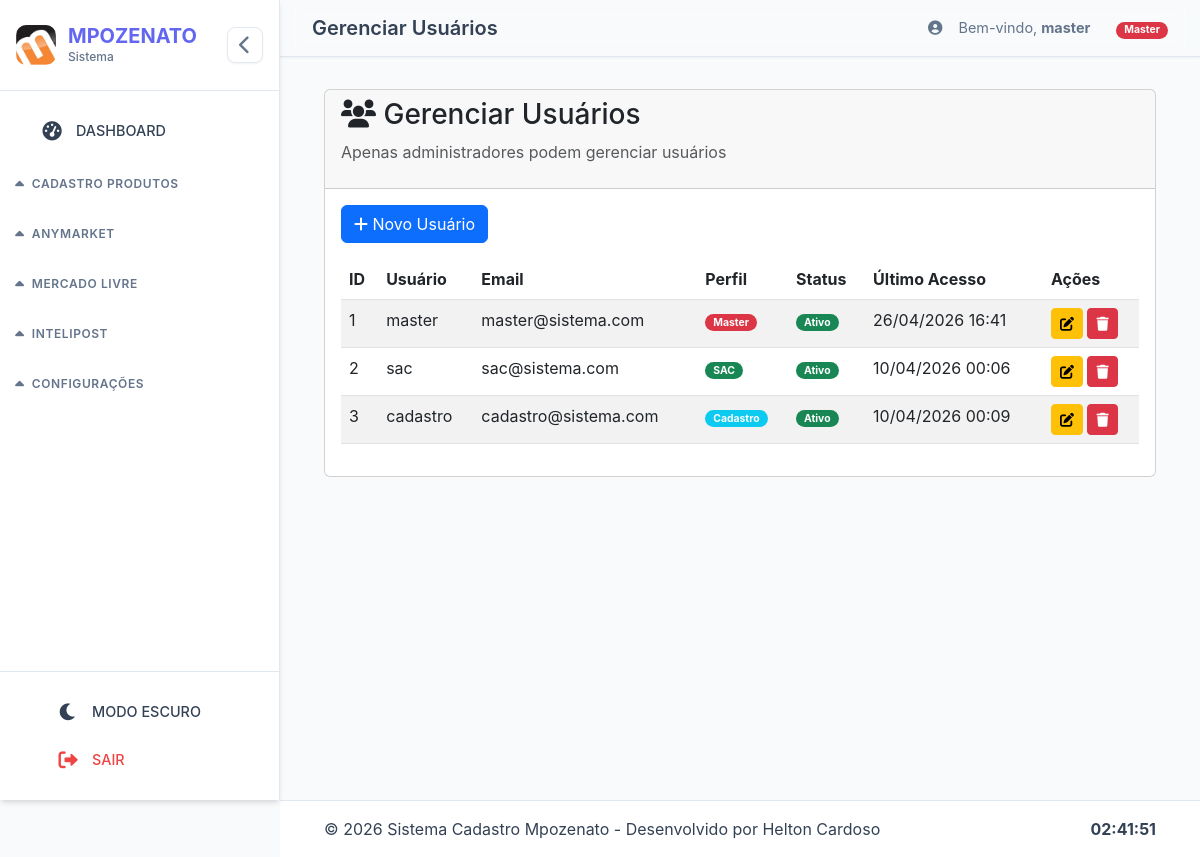
Screenshot of /admin/usuarios (signed in) with the database file from the repository.
### models.py (models this page shows, shortened)
class Usuario(UserMixin, db.Model):
    __tablename__ = 'usuarios'
    id = db.Column(db.Integer, primary_key=True)
    username = db.Column(db.String(80), unique=True, nullable=False)
    email = db.Column(db.String(120), unique=True, nullable=False)
    password_hash = db.Column(db.String(256), nullable=False)
    perfil_id = db.Column(db.Integer, db.ForeignKey('perfis.id'), nullable=False)
    is_active = db.Column(db.Boolean, default=True)
    created_at = db.Column(db.DateTime, default=datetime.utcnow)
    last_login = db.Column(db.DateTime)
    permissoes_extras = db.relationship('Permissao', backref='usuario', lazy=True, cascade='all, delete-orphan')
    @property
    def perfil(self):
        return self.perfil_rel.nome if self.perfil_rel else 'user'
    def is_master(self):
        return self.perfil == 'Master'

class Perfil(db.Model):
    __tablename__ = 'perfis'
    id = db.Column(db.Integer, primary_key=True)
    nome = db.Column(db.String(50), unique=True, nullable=False)  # Master, SAC, Cadastro, Financeiro
    descricao = db.Column(db.String(200))
    is_active = db.Column(db.Boolean, default=True)
    created_at = db.Column(db.DateTime, default=datetime.utcnow)
    usuarios = db.relationship('Usuario', backref='perfil_rel', lazy=True)

### app.py (the view)
@app.route('/admin/usuarios')
@login_required
@master_required
def admin_usuarios():
    usuarios = Usuario.query.all()
    perfis = Perfil.query.all()
    return render_template('admin/usuarios.html', usuarios=usuarios, perfis=perfis, page_title='Gerenciar Usuários')

### app.py (called while the page is built)
@login_manager.user_loader
def load_user(user_id):
    from models import Usuario
    return Usuario.query.get(int(user_id))

def master_required(f):
    @wraps(f)
    def decorated_function(*args, **kwargs):
        if not current_user.is_authenticated:
            flash('Faça login para continuar', 'warning')
            return redirect(url_for('login'))
        if not current_user.is_master():
            flash('Acesso negado. Apenas Master pode acessar.', 'danger')
            return redirect(url_for('home'))
        return f(*args, **kwargs)
    return decorated_function

def contar_processos_hoje(modulo="cadastro"):
    from log_utils import contar_processos_hoje as contar_logs  # Importa a função original
    return contar_logs(modulo)  # Delega para a função de log_utils.py

@app.context_processor
def inject_stats():
    return {
        'count_processos_hoje': contar_processos_hoje(),
        'now': datetime.now()
    }

### log_utils.py (called while the page is built)
def contar_processos_hoje(modulo: str) -> int:
    with current_app.app_context():
        hoje = datetime.now().date()
        return Processo.query.filter(
            Processo.modulo == modulo,
            db.func.date(Processo.data) == hoje
        ).count()

### templates/admin/usuarios.html (shortened to what this page needs)
{% extends 'base.html' %}
{% block content %}
<div class="container-fluid">
    <div class="card">
        <div class="card-header">
            <h3><i class="fas fa-users"></i> Gerenciar Usuários</h3>
            <p class="text-muted">Apenas administradores podem gerenciar usuários</p>
        </div>
        <div class="card-body">
            <button class="btn btn-primary mb-3" onclick="abrirModalNovoUsuario()">
                <i class="fas fa-plus"></i> Novo Usuário
            </button>
            <div class="table-responsive">
                <table class="table table-striped">
                    <thead>
                        <tr>
                            <th>ID</th>
                            <th>Usuário</th>
                            <th>Email</th>
                            <th>Perfil</th>
                            <th>Status</th>
                            <th>Último Acesso</th>
                            <th>Ações</th>
                        </tr>
                    </thead>
                    <tbody id="tabela-usuarios">
                        {% for usuario in usuarios %}
                        <tr>
                            <td>{{ usuario.id }}</td>
                            <td>{{ usuario.username }}</td>
                            <td>{{ usuario.email }}</td>
                            <td>
                                <span class="badge {% if usuario.perfil == 'Master' %}bg-danger{% elif usuario.perfil == 'SAC' %}bg-success{% elif usuario.perfil == 'Cadastro' %}bg-info{% else %}bg-secondary{% endif %}">
                                    {{ usuario.perfil }}
                                </span>
                            </td>
                            <td>
                                {% if usuario.is_active %}
                                    <span class="badge bg-success">Ativo</span>
                                {% else %}
                                    <span class="badge bg-danger">Inativo</span>
                                {% endif %}
                            </td>
                            <td>{{ usuario.last_login.strftime('%d/%m/%Y %H:%M') if usuario.last_login else 'Nunca' }}</td>
                            <td>
                                <button class="btn btn-sm btn-warning" onclick="editarUsuario({{ usuario.id }})">
                                    <i class="fas fa-edit"></i>
                                </button>
                                <button class="btn btn-sm btn-danger" onclick="excluirUsuario({{ usuario.id }})">
                                    <i class="fas fa-trash"></i>
                                </button>
                            </td>
                        </tr>
                        {% endfor %}
                    </tbody>
                </table>
            </div>
        </div>
    </div>
</div>
{% endblock %}

### templates/base.html (shortened to what this page needs)
<!DOCTYPE html>
<html lang="pt-br">
<head>
  <link href="https://cdn.jsdelivr.net/npm/bootstrap@5.3.0/dist/css/bootstrap.min.css" rel="stylesheet">
  <link rel="stylesheet" href="https://cdnjs.cloudflare.com/ajax/libs/font-awesome/6.0.0/css/all.min.css">
  <link rel="stylesheet" href="{{ url_for('static', filename='css/base.css') }}">
</head>
<body>
  {% if current_user.is_authenticated %}
  <div class="sidebar-wrapper" id="sidebarWrapper">
    <nav class="sidebar">
      <div class="sidebar-header">
        <div class="logo-container">
          <img src="{{ url_for('static', filename='img/logo-empresa.png') }}" class="logo-img" alt="MPOZENATO">
          <div class="logo-text">
            <span class="brand-name">MPOZENATO</span>
            <small class="brand-subtitle">Sistema</small>
          </div>
        </div>
        <button class="sidebar-toggle-btn" id="toggleSidebar" title="Recolher/Expandir">
          <i class="fas fa-chevron-left"></i>
        </button>
      </div>
      <div class="sidebar-menu" id="sidebarMenu">
        <div class="menu-group">
          <a href="{{ url_for('dashboard') }}" class="menu-item {% if active_page == 'dashboard' %}active{% endif %}">
            <div class="menu-icon">
              <i class="fas fa-tachometer-alt"></i>
            </div>
            <span class="menu-text">DASHBOARD</span>
          </a>
        </div>
        {% if current_user.is_master() or current_user.perfil == 'Cadastro' %}
        <div class="menu-group" data-module="cadastro">
          <div class="menu-title">
            <i class="fas fa-caret-down module-toggle"></i>
            <span class="menu-title-text">CADASTRO PRODUTOS</span>
          </div>
        </div>
        {% endif %}
        {% if current_user.is_master() or current_user.perfil == 'SAC' %}
        <div class="menu-group" data-module="anymarket">
          <div class="menu-title">
            <i class="fas fa-caret-down module-toggle"></i>
            <span class="menu-title-text">ANYMARKET</span>
          </div>
        </div>
        {% endif %}
        {% if current_user.is_master() %}
        <div class="menu-group" data-module="mercadolivre">
          <div class="menu-title">
            <i class="fas fa-caret-down module-toggle"></i>
            <span class="menu-title-text">MERCADO LIVRE</span>
          </div>
        </div>
        {% endif %}
        {% if current_user.is_master() or current_user.perfil == 'SAC' %}
        <div class="menu-group" data-module="intelipost">
          <div class="menu-title">
            <i class="fas fa-caret-down module-toggle"></i>
            <span class="menu-title-text">INTELIPOST</span>
          </div>
        </div>
        {% endif %}
        {% if current_user.is_master() %}
        <div class="menu-group expanded" data-module="configuracoes">
          <div class="menu-title">
            <i class="fas fa-caret-down module-toggle"></i>
            <span class="menu-title-text">CONFIGURAÇÕES</span>
          </div>
        </div>
        {% endif %}
      </div>
      <div class="sidebar-footer">
        <button class="menu-item" id="darkModeToggle">
          <div class="menu-icon">
            <i class="fas fa-moon"></i>
          </div>
          <span class="menu-text">MODO ESCURO</span>
        </button>
        <a href="{{ url_for('logout') }}" class="menu-item logout-item">
          <div class="menu-icon">
            <i class="fas fa-sign-out-alt"></i>
          </div>
          <span class="menu-text">SAIR</span>
        </a>
      </div>
    </nav>
  </div>
  {% endif %}
  <main class="main-content" id="mainContent">
    {% if current_user.is_authenticated %}
    <div class="top-bar">
      <div class="top-bar-title">
        <h4>{% block page_title %}{{ page_title | default('Dashboard') }}{% endblock %}</h4>
      </div>
      <div class="top-bar-actions">
        <div class="user-info">
          <i class="fas fa-user-circle"></i>
          <span>Bem-vindo, <strong>{{ current_user.username }}</strong></span>
          <span class="user-perfil" style="margin-left: 10px;">
            {% if current_user.is_master() %}
              <span class="badge bg-danger">Master</span>
            {% elif current_user.perfil == 'SAC' %}
              <span class="badge bg-success">SAC</span>
            {% elif current_user.perfil == 'Cadastro' %}
              <span class="badge bg-info">Cadastro</span>
            {% else %}
              <span class="badge bg-secondary">{{ current_user.perfil }}</span>
            {% endif %}
          </span>
        </div>
      </div>
    </div>
    {% endif %}
    <div class="content-wrapper">
      {% block content %}{% endblock %}
    </div>
  </main>
  <footer class="global-footer" id="globalFooter">
    <div class="container-fluid">
      <div class="row align-items-center">
        <div class="col">
          <span>&copy; {{ now.year }} Sistema Cadastro Mpozenato - Desenvolvido por Helton Cardoso</span>
        </div>
        <div class="col-auto">
          <span id="clock" class="fw-bold"></span>
        </div>
      </div>
    </div>
  </footer>
</body>
</html>

### rows the page displays
Usuario: username "master", id "1", email "master@sistema.com", perfil "Master", is_active "Ativo", last_login "26/04/2026 16:41"
Usuario: id "2", username "sac", email "sac@sistema.com", perfil "SAC", is_active "Ativo", last_login "10/04/2026 00:06"
Usuario: id "3", username "cadastro", email "cadastro@sistema.com", perfil "Cadastro", is_active "Ativo", last_login "10/04/2026 00:09"

### other values shown
{{ page_title | default('Dashboard') }} "Gerenciar Usuários"
